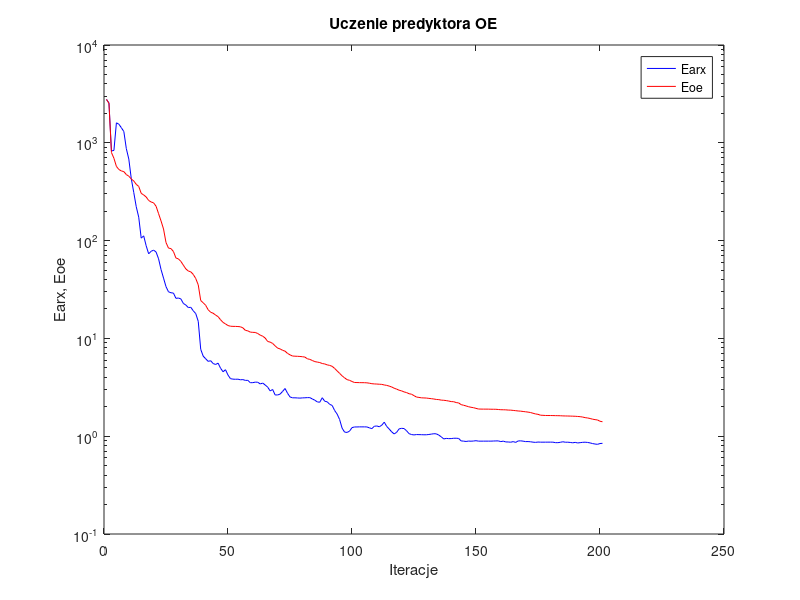
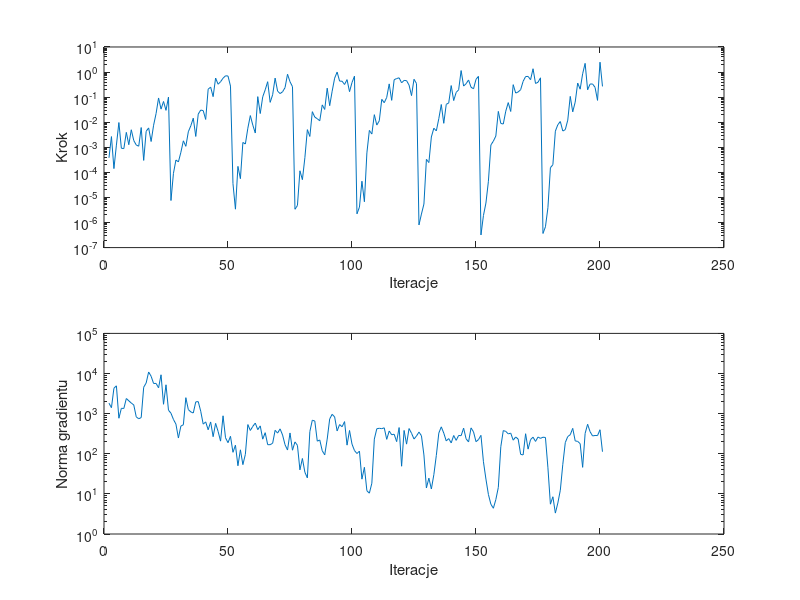

MATLAB code for these plots, in order:
%uczenie predyktora oe
clear all;
n=0; farx(n+1)=2.775263e+003; foe(n+1)=2.775666e+003; wspucz(n+1)=0.000000e+000; ng(n+1)=0.000000e+000;
%odnowa zmiennej metryki
n=1; farx(n+1)=2.552730e+003; foe(n+1)=2.536157e+003; krok(n+1)=3.812452e-004; ng(n+1)=1.823258e+003;
n=2; farx(n+1)=8.257087e+002; foe(n+1)=7.960499e+002; krok(n+1)=2.673171e-003; ng(n+1)=1.407142e+003;
n=3; farx(n+1)=8.359334e+002; foe(n+1)=6.942921e+002; krok(n+1)=1.414149e-004; ng(n+1)=4.295624e+003;
n=4; farx(n+1)=1.600739e+003; foe(n+1)=5.739187e+002; krok(n+1)=1.222281e-003; ng(n+1)=4.931265e+003;
n=5; farx(n+1)=1.548636e+003; foe(n+1)=5.331706e+002; krok(n+1)=9.707132e-003; ng(n+1)=7.681997e+002;
n=6; farx(n+1)=1.426266e+003; foe(n+1)=5.157005e+002; krok(n+1)=9.152390e-004; ng(n+1)=1.358150e+003;
n=7; farx(n+1)=1.303495e+003; foe(n+1)=5.075662e+002; krok(n+1)=8.861138e-004; ng(n+1)=1.345950e+003;
n=8; farx(n+1)=8.721507e+002; foe(n+1)=4.733220e+002; krok(n+1)=3.937497e-003; ng(n+1)=2.381688e+003;
n=9; farx(n+1)=6.820726e+002; foe(n+1)=4.556607e+002; krok(n+1)=1.265711e-003; ng(n+1)=2.087006e+003;
n=10; farx(n+1)=4.294104e+002; foe(n+1)=4.266353e+002; krok(n+1)=5.000456e-003; ng(n+1)=1.837982e+003;
n=11; farx(n+1)=3.104005e+002; foe(n+1)=4.071985e+002; krok(n+1)=1.860699e-003; ng(n+1)=1.647663e+003;
n=12; farx(n+1)=2.221359e+002; foe(n+1)=3.760540e+002; krok(n+1)=1.236155e-003; ng(n+1)=8.315878e+002;
n=13; farx(n+1)=1.736097e+002; foe(n+1)=3.582515e+002; krok(n+1)=1.104943e-003; ng(n+1)=7.448302e+002;
n=14; farx(n+1)=1.060177e+002; foe(n+1)=3.042753e+002; krok(n+1)=6.130766e-003; ng(n+1)=7.967851e+002;
n=15; farx(n+1)=1.118374e+002; foe(n+1)=2.928240e+002; krok(n+1)=3.000226e-004; ng(n+1)=4.543661e+003;
n=16; farx(n+1)=8.860327e+001; foe(n+1)=2.795029e+002; krok(n+1)=4.346286e-003; ng(n+1)=5.814569e+003;
n=17; farx(n+1)=7.332181e+001; foe(n+1)=2.572686e+002; krok(n+1)=5.915528e-003; ng(n+1)=1.092335e+004;
n=18; farx(n+1)=7.772320e+001; foe(n+1)=2.482812e+002; krok(n+1)=1.700633e-003; ng(n+1)=8.533987e+003;
n=19; farx(n+1)=7.997988e+001; foe(n+1)=2.432631e+002; krok(n+1)=7.591652e-003; ng(n+1)=5.646014e+003;
n=20; farx(n+1)=7.635634e+001; foe(n+1)=2.245211e+002; krok(n+1)=2.223039e-002; ng(n+1)=5.664597e+003;
n=21; farx(n+1)=6.519269e+001; foe(n+1)=1.886913e+002; krok(n+1)=9.267410e-002; ng(n+1)=4.403719e+003;
n=22; farx(n+1)=5.061773e+001; foe(n+1)=1.588083e+002; krok(n+1)=3.323730e-002; ng(n+1)=9.295502e+003;
n=23; farx(n+1)=4.137454e+001; foe(n+1)=1.314665e+002; krok(n+1)=6.706589e-002; ng(n+1)=1.712331e+003;
n=24; farx(n+1)=3.383484e+001; foe(n+1)=9.561471e+001; krok(n+1)=2.972664e-002; ng(n+1)=5.234936e+003;
n=25; farx(n+1)=2.996801e+001; foe(n+1)=8.381935e+001; krok(n+1)=1.008497e-001; ng(n+1)=1.219673e+003;
%odnowa zmiennej metryki
n=26; farx(n+1)=2.928460e+001; foe(n+1)=8.286329e+001; krok(n+1)=7.535405e-006; ng(n+1)=1.024485e+003;
n=27; farx(n+1)=2.907201e+001; foe(n+1)=7.734828e+001; krok(n+1)=9.144347e-005; ng(n+1)=7.169560e+002;
n=28; farx(n+1)=2.567449e+001; foe(n+1)=6.641802e+001; krok(n+1)=3.106177e-004; ng(n+1)=5.487273e+002;
n=29; farx(n+1)=2.588068e+001; foe(n+1)=6.503172e+001; krok(n+1)=2.609151e-004; ng(n+1)=2.467195e+002;
n=30; farx(n+1)=2.531674e+001; foe(n+1)=6.128150e+001; krok(n+1)=6.326141e-004; ng(n+1)=4.904333e+002;
n=31; farx(n+1)=2.278102e+001; foe(n+1)=5.604959e+001; krok(n+1)=1.810600e-003; ng(n+1)=5.273949e+002;
n=32; farx(n+1)=2.191911e+001; foe(n+1)=5.136555e+001; krok(n+1)=1.093065e-003; ng(n+1)=2.499119e+003;
n=33; farx(n+1)=2.066919e+001; foe(n+1)=4.885528e+001; krok(n+1)=4.153710e-003; ng(n+1)=1.263817e+003;
n=34; farx(n+1)=2.079311e+001; foe(n+1)=4.791162e+001; krok(n+1)=7.191611e-003; ng(n+1)=1.102391e+003;
n=35; farx(n+1)=1.914470e+001; foe(n+1)=4.509134e+001; krok(n+1)=1.450364e-002; ng(n+1)=1.038586e+003;
n=36; farx(n+1)=1.792494e+001; foe(n+1)=4.090547e+001; krok(n+1)=2.707062e-003; ng(n+1)=1.962800e+003;
n=37; farx(n+1)=1.494939e+001; foe(n+1)=3.528928e+001; krok(n+1)=2.107682e-002; ng(n+1)=1.995086e+003;
n=38; farx(n+1)=7.731869e+000; foe(n+1)=2.438672e+001; krok(n+1)=3.050527e-002; ng(n+1)=1.148668e+003;
n=39; farx(n+1)=6.583927e+000; foe(n+1)=2.312114e+001; krok(n+1)=2.900728e-002; ng(n+1)=5.478858e+002;
n=40; farx(n+1)=6.189927e+000; foe(n+1)=2.179485e+001; krok(n+1)=1.290032e-002; ng(n+1)=6.228880e+002;
n=41; farx(n+1)=5.822388e+000; foe(n+1)=1.962672e+001; krok(n+1)=2.082003e-001; ng(n+1)=3.965095e+002;
n=42; farx(n+1)=5.915326e+000; foe(n+1)=1.851426e+001; krok(n+1)=2.502884e-001; ng(n+1)=6.205721e+002;
n=43; farx(n+1)=5.536206e+000; foe(n+1)=1.809815e+001; krok(n+1)=1.046893e-001; ng(n+1)=2.663961e+002;
n=44; farx(n+1)=5.411429e+000; foe(n+1)=1.731722e+001; krok(n+1)=5.779250e-001; ng(n+1)=5.722958e+002;
n=45; farx(n+1)=5.585284e+000; foe(n+1)=1.669019e+001; krok(n+1)=3.268918e-001; ng(n+1)=3.619874e+002;
n=46; farx(n+1)=4.955080e+000; foe(n+1)=1.550515e+001; krok(n+1)=4.126070e-001; ng(n+1)=2.064460e+002;
n=47; farx(n+1)=4.562695e+000; foe(n+1)=1.458058e+001; krok(n+1)=5.683253e-001; ng(n+1)=8.831792e+002;
n=48; farx(n+1)=4.785208e+000; foe(n+1)=1.405421e+001; krok(n+1)=7.101669e-001; ng(n+1)=2.499791e+002;
n=49; farx(n+1)=4.216931e+000; foe(n+1)=1.353522e+001; krok(n+1)=6.954939e-001; ng(n+1)=1.886918e+002;
n=50; farx(n+1)=3.874587e+000; foe(n+1)=1.331975e+001; krok(n+1)=2.760258e-001; ng(n+1)=2.722199e+002;
%odnowa zmiennej metryki
n=51; farx(n+1)=3.832565e+000; foe(n+1)=1.327555e+001; krok(n+1)=3.577324e-005; ng(n+1)=1.087164e+002;
n=52; farx(n+1)=3.820713e+000; foe(n+1)=1.326474e+001; krok(n+1)=3.403857e-006; ng(n+1)=1.635699e+002;
n=53; farx(n+1)=3.829435e+000; foe(n+1)=1.322414e+001; krok(n+1)=1.733806e-004; ng(n+1)=5.025378e+001;
n=54; farx(n+1)=3.775028e+000; foe(n+1)=1.314775e+001; krok(n+1)=5.600465e-005; ng(n+1)=1.253558e+002;
n=55; farx(n+1)=3.791408e+000; foe(n+1)=1.282390e+001; krok(n+1)=1.561071e-003; ng(n+1)=5.358685e+001;
n=56; farx(n+1)=3.721273e+000; foe(n+1)=1.209290e+001; krok(n+1)=1.350546e-003; ng(n+1)=9.663555e+001;
n=57; farx(n+1)=3.724818e+000; foe(n+1)=1.193994e+001; krok(n+1)=5.767896e-003; ng(n+1)=5.339883e+002;
n=58; farx(n+1)=3.524164e+000; foe(n+1)=1.159515e+001; krok(n+1)=1.840296e-002; ng(n+1)=3.802285e+002;
n=59; farx(n+1)=3.528031e+000; foe(n+1)=1.153327e+001; krok(n+1)=7.671715e-003; ng(n+1)=4.817756e+002;
n=60; farx(n+1)=3.571441e+000; foe(n+1)=1.150457e+001; krok(n+1)=3.704626e-003; ng(n+1)=5.819031e+002;
n=61; farx(n+1)=3.563335e+000; foe(n+1)=1.121415e+001; krok(n+1)=1.046893e-001; ng(n+1)=3.984953e+002;
n=62; farx(n+1)=3.421440e+000; foe(n+1)=1.080045e+001; krok(n+1)=2.219272e-002; ng(n+1)=4.953116e+002;
n=63; farx(n+1)=3.494374e+000; foe(n+1)=1.053168e+001; krok(n+1)=1.028567e-001; ng(n+1)=2.313173e+002;
n=64; farx(n+1)=3.338703e+000; foe(n+1)=1.008113e+001; krok(n+1)=1.958039e-001; ng(n+1)=3.353332e+002;
n=65; farx(n+1)=3.173147e+000; foe(n+1)=9.299787e+000; krok(n+1)=4.128102e-001; ng(n+1)=1.682211e+002;
n=66; farx(n+1)=2.904328e+000; foe(n+1)=9.169136e+000; krok(n+1)=6.193139e-002; ng(n+1)=1.684553e+002;
n=67; farx(n+1)=3.004204e+000; foe(n+1)=8.879908e+000; krok(n+1)=1.243530e-001; ng(n+1)=1.827491e+002;
n=68; farx(n+1)=2.641729e+000; foe(n+1)=8.394066e+000; krok(n+1)=5.738785e-001; ng(n+1)=3.838797e+002;
n=69; farx(n+1)=2.640321e+000; foe(n+1)=7.953341e+000; krok(n+1)=1.732520e-001; ng(n+1)=3.272065e+002;
n=70; farx(n+1)=2.693215e+000; foe(n+1)=7.812644e+000; krok(n+1)=1.387085e-001; ng(n+1)=4.175995e+002;
n=71; farx(n+1)=2.868352e+000; foe(n+1)=7.559269e+000; krok(n+1)=1.634459e-001; ng(n+1)=2.933293e+002;
n=72; farx(n+1)=3.074960e+000; foe(n+1)=7.407065e+000; krok(n+1)=2.393567e-001; ng(n+1)=1.677171e+002;
n=73; farx(n+1)=2.750013e+000; foe(n+1)=7.025154e+000; krok(n+1)=8.179879e-001; ng(n+1)=1.238668e+002;
n=74; farx(n+1)=2.521482e+000; foe(n+1)=6.792142e+000; krok(n+1)=4.126070e-001; ng(n+1)=3.301145e+002;
n=75; farx(n+1)=2.469442e+000; foe(n+1)=6.606612e+000; krok(n+1)=2.617897e-001; ng(n+1)=1.226377e+002;
%odnowa zmiennej metryki
n=76; farx(n+1)=2.469175e+000; foe(n+1)=6.577116e+000; krok(n+1)=3.377916e-006; ng(n+1)=1.973412e+002;
n=77; farx(n+1)=2.461047e+000; foe(n+1)=6.561403e+000; krok(n+1)=4.777908e-006; ng(n+1)=1.616416e+002;
n=78; farx(n+1)=2.451592e+000; foe(n+1)=6.537050e+000; krok(n+1)=1.156138e-004; ng(n+1)=3.971202e+001;
n=79; farx(n+1)=2.464885e+000; foe(n+1)=6.499590e+000; krok(n+1)=5.111781e-005; ng(n+1)=7.629709e+001;
n=80; farx(n+1)=2.470479e+000; foe(n+1)=6.443093e+000; krok(n+1)=3.870231e-004; ng(n+1)=3.455932e+001;
n=81; farx(n+1)=2.480132e+000; foe(n+1)=6.187376e+000; krok(n+1)=5.060913e-003; ng(n+1)=2.503411e+001;
n=82; farx(n+1)=2.479740e+000; foe(n+1)=6.102424e+000; krok(n+1)=2.701093e-003; ng(n+1)=3.573067e+002;
n=83; farx(n+1)=2.403735e+000; foe(n+1)=5.944333e+000; krok(n+1)=2.633285e-002; ng(n+1)=6.869926e+002;
n=84; farx(n+1)=2.334481e+000; foe(n+1)=5.790470e+000; krok(n+1)=1.596002e-002; ng(n+1)=6.529419e+002;
n=85; farx(n+1)=2.243181e+000; foe(n+1)=5.728184e+000; krok(n+1)=1.376948e-002; ng(n+1)=2.060291e+002;
n=86; farx(n+1)=2.224549e+000; foe(n+1)=5.663511e+000; krok(n+1)=1.142218e-002; ng(n+1)=2.208703e+002;
n=87; farx(n+1)=2.474071e+000; foe(n+1)=5.536641e+000; krok(n+1)=4.904612e-002; ng(n+1)=1.187983e+002;
n=88; farx(n+1)=2.277989e+000; foe(n+1)=5.480728e+000; krok(n+1)=3.229291e-002; ng(n+1)=9.393419e+001;
n=89; farx(n+1)=2.246581e+000; foe(n+1)=5.361600e+000; krok(n+1)=2.278082e-001; ng(n+1)=2.320288e+002;
n=90; farx(n+1)=2.117836e+000; foe(n+1)=5.297103e+000; krok(n+1)=4.568872e-002; ng(n+1)=7.378797e+002;
n=91; farx(n+1)=2.063877e+000; foe(n+1)=5.182956e+000; krok(n+1)=1.728230e-001; ng(n+1)=9.618478e+002;
n=92; farx(n+1)=1.831001e+000; foe(n+1)=4.932281e+000; krok(n+1)=5.714050e-001; ng(n+1)=8.280177e+002;
n=93; farx(n+1)=1.684268e+000; foe(n+1)=4.652949e+000; krok(n+1)=9.985387e-001; ng(n+1)=3.703049e+002;
n=94; farx(n+1)=1.482205e+000; foe(n+1)=4.392629e+000; krok(n+1)=4.363377e-001; ng(n+1)=5.344083e+002;
n=95; farx(n+1)=1.210195e+000; foe(n+1)=4.143671e+000; krok(n+1)=4.310227e-001; ng(n+1)=4.712016e+002;
n=96; farx(n+1)=1.101845e+000; foe(n+1)=3.953019e+000; krok(n+1)=3.200292e-001; ng(n+1)=6.332764e+002;
n=97; farx(n+1)=1.093117e+000; foe(n+1)=3.788907e+000; krok(n+1)=4.995470e-001; ng(n+1)=1.640455e+002;
n=98; farx(n+1)=1.125563e+000; foe(n+1)=3.727751e+000; krok(n+1)=1.653712e-001; ng(n+1)=3.805598e+002;
n=99; farx(n+1)=1.224054e+000; foe(n+1)=3.625740e+000; krok(n+1)=3.827775e-001; ng(n+1)=1.738453e+002;
n=100; farx(n+1)=1.242875e+000; foe(n+1)=3.541204e+000; krok(n+1)=6.871474e-001; ng(n+1)=1.202613e+002;
%odnowa zmiennej metryki
n=101; farx(n+1)=1.243236e+000; foe(n+1)=3.537178e+000; krok(n+1)=2.221900e-006; ng(n+1)=1.013172e+002;
n=102; farx(n+1)=1.246052e+000; foe(n+1)=3.529740e+000; krok(n+1)=4.102630e-006; ng(n+1)=1.162438e+002;
n=103; farx(n+1)=1.245686e+000; foe(n+1)=3.526699e+000; krok(n+1)=4.438276e-005; ng(n+1)=2.328663e+001;
n=104; farx(n+1)=1.245615e+000; foe(n+1)=3.524781e+000; krok(n+1)=6.742385e-006; ng(n+1)=4.601943e+001;
n=105; farx(n+1)=1.244141e+000; foe(n+1)=3.513786e+000; krok(n+1)=5.978895e-004; ng(n+1)=1.197955e+001;
n=106; farx(n+1)=1.217815e+000; foe(n+1)=3.482805e+000; krok(n+1)=4.708571e-003; ng(n+1)=1.041626e+001;
n=107; farx(n+1)=1.195878e+000; foe(n+1)=3.443208e+000; krok(n+1)=3.376031e-003; ng(n+1)=1.842238e+001;
n=108; farx(n+1)=1.263531e+000; foe(n+1)=3.424559e+000; krok(n+1)=2.000182e-002; ng(n+1)=2.320295e+002;
n=109; farx(n+1)=1.272909e+000; foe(n+1)=3.414500e+000; krok(n+1)=7.680234e-003; ng(n+1)=4.202499e+002;
n=110; farx(n+1)=1.248838e+000; foe(n+1)=3.399816e+000; krok(n+1)=1.142218e-002; ng(n+1)=4.314743e+002;
n=111; farx(n+1)=1.294759e+000; foe(n+1)=3.388922e+000; krok(n+1)=8.172294e-002; ng(n+1)=4.219805e+002;
n=112; farx(n+1)=1.392179e+000; foe(n+1)=3.341881e+000; krok(n+1)=5.983917e-002; ng(n+1)=4.429911e+002;
n=113; farx(n+1)=1.257980e+000; foe(n+1)=3.307872e+000; krok(n+1)=9.790078e-002; ng(n+1)=2.288725e+002;
n=114; farx(n+1)=1.184888e+000; foe(n+1)=3.254176e+000; krok(n+1)=3.375584e-001; ng(n+1)=3.686933e+002;
n=115; farx(n+1)=1.107370e+000; foe(n+1)=3.186615e+000; krok(n+1)=7.445763e-002; ng(n+1)=2.972681e+002;
n=116; farx(n+1)=1.054799e+000; foe(n+1)=3.094671e+000; krok(n+1)=4.951781e-001; ng(n+1)=3.071050e+002;
n=117; farx(n+1)=1.095892e+000; foe(n+1)=3.029887e+000; krok(n+1)=5.520515e-001; ng(n+1)=2.005457e+002;
n=118; farx(n+1)=1.188901e+000; foe(n+1)=2.952625e+000; krok(n+1)=5.885355e-001; ng(n+1)=4.499598e+002;
n=119; farx(n+1)=1.203925e+000; foe(n+1)=2.906484e+000; krok(n+1)=3.730916e-001; ng(n+1)=4.890540e+001;
n=120; farx(n+1)=1.197146e+000; foe(n+1)=2.837193e+000; krok(n+1)=4.635137e-001; ng(n+1)=3.812304e+002;
n=121; farx(n+1)=1.136727e+000; foe(n+1)=2.793954e+000; krok(n+1)=4.556164e-001; ng(n+1)=1.738504e+002;
n=122; farx(n+1)=1.062079e+000; foe(n+1)=2.718785e+000; krok(n+1)=3.023171e-001; ng(n+1)=4.251948e+002;
n=123; farx(n+1)=1.039958e+000; foe(n+1)=2.687744e+000; krok(n+1)=1.150668e-001; ng(n+1)=3.242441e+002;
n=124; farx(n+1)=1.030379e+000; foe(n+1)=2.597760e+000; krok(n+1)=5.154350e-001; ng(n+1)=2.331785e+002;
n=125; farx(n+1)=1.039463e+000; foe(n+1)=2.514350e+000; krok(n+1)=3.505976e-001; ng(n+1)=2.767466e+002;
%odnowa zmiennej metryki
n=126; farx(n+1)=1.037826e+000; foe(n+1)=2.492191e+000; krok(n+1)=8.015171e-007; ng(n+1)=3.472161e+002;
n=127; farx(n+1)=1.036281e+000; foe(n+1)=2.468686e+000; krok(n+1)=2.180002e-006; ng(n+1)=2.812987e+002;
n=128; farx(n+1)=1.033863e+000; foe(n+1)=2.461868e+000; krok(n+1)=5.456206e-006; ng(n+1)=9.331088e+001;
n=129; farx(n+1)=1.034424e+000; foe(n+1)=2.455511e+000; krok(n+1)=3.301872e-004; ng(n+1)=1.402353e+001;
n=130; farx(n+1)=1.041418e+000; foe(n+1)=2.435381e+000; krok(n+1)=2.460936e-004; ng(n+1)=2.467460e+001;
n=131; farx(n+1)=1.050535e+000; foe(n+1)=2.420329e+000; krok(n+1)=2.583925e-003; ng(n+1)=1.322865e+001;
n=132; farx(n+1)=1.060461e+000; foe(n+1)=2.400514e+000; krok(n+1)=5.767896e-003; ng(n+1)=3.009700e+001;
n=133; farx(n+1)=1.056960e+000; foe(n+1)=2.376006e+000; krok(n+1)=4.505183e-003; ng(n+1)=9.089582e+001;
n=134; farx(n+1)=1.025909e+000; foe(n+1)=2.366141e+000; krok(n+1)=1.388291e-002; ng(n+1)=3.271039e+002;
n=135; farx(n+1)=9.847349e-001; foe(n+1)=2.338074e+000; krok(n+1)=5.079872e-002; ng(n+1)=4.685628e+002;
n=136; farx(n+1)=9.374275e-001; foe(n+1)=2.329788e+000; krok(n+1)=9.045235e-003; ng(n+1)=3.272817e+002;
n=137; farx(n+1)=9.497589e-001; foe(n+1)=2.313103e+000; krok(n+1)=5.160128e-002; ng(n+1)=2.092132e+002;
n=138; farx(n+1)=9.446354e-001; foe(n+1)=2.288059e+000; krok(n+1)=5.883374e-002; ng(n+1)=2.389226e+002;
n=139; farx(n+1)=9.456747e-001; foe(n+1)=2.258930e+000; krok(n+1)=2.894475e-001; ng(n+1)=1.863322e+002;
n=140; farx(n+1)=9.527116e-001; foe(n+1)=2.252830e+000; krok(n+1)=7.302728e-002; ng(n+1)=2.851664e+002;
n=141; farx(n+1)=9.533954e-001; foe(n+1)=2.208116e+000; krok(n+1)=1.541897e-001; ng(n+1)=2.157460e+002;
n=142; farx(n+1)=9.487213e-001; foe(n+1)=2.189021e+000; krok(n+1)=1.961845e-001; ng(n+1)=2.863220e+002;
n=143; farx(n+1)=8.954969e-001; foe(n+1)=2.103289e+000; krok(n+1)=1.147757e+000; ng(n+1)=2.821264e+002;
n=144; farx(n+1)=8.903158e-001; foe(n+1)=2.071895e+000; krok(n+1)=2.762929e-001; ng(n+1)=4.347428e+002;
n=145; farx(n+1)=8.835013e-001; foe(n+1)=2.039339e+000; krok(n+1)=3.427774e-001; ng(n+1)=2.364766e+002;
n=146; farx(n+1)=8.917554e-001; foe(n+1)=2.001737e+000; krok(n+1)=4.837349e-001; ng(n+1)=1.970167e+002;
n=147; farx(n+1)=8.888881e-001; foe(n+1)=1.975446e+000; krok(n+1)=2.475890e-001; ng(n+1)=4.412794e+002;
n=148; farx(n+1)=8.927746e-001; foe(n+1)=1.956668e+000; krok(n+1)=2.152723e-001; ng(n+1)=3.508674e+002;
n=149; farx(n+1)=8.998827e-001; foe(n+1)=1.925696e+000; krok(n+1)=5.126125e-001; ng(n+1)=2.001339e+002;
n=150; farx(n+1)=8.902141e-001; foe(n+1)=1.896649e+000; krok(n+1)=6.744582e-001; ng(n+1)=2.255074e+002;
%odnowa zmiennej metryki
n=151; farx(n+1)=8.901032e-001; foe(n+1)=1.893320e+000; krok(n+1)=3.195283e-007; ng(n+1)=2.874234e+002;
n=152; farx(n+1)=8.902404e-001; foe(n+1)=1.891982e+000; krok(n+1)=1.904561e-006; ng(n+1)=6.320259e+001;
n=153; farx(n+1)=8.905665e-001; foe(n+1)=1.891621e+000; krok(n+1)=5.973165e-006; ng(n+1)=2.342611e+001;
n=154; farx(n+1)=8.905883e-001; foe(n+1)=1.891188e+000; krok(n+1)=4.412088e-005; ng(n+1)=9.680300e+000;
n=155; farx(n+1)=8.903422e-001; foe(n+1)=1.887364e+000; krok(n+1)=1.237443e-003; ng(n+1)=5.518597e+000;
n=156; farx(n+1)=8.927038e-001; foe(n+1)=1.886026e+000; krok(n+1)=1.758026e-003; ng(n+1)=4.384871e+000;
n=157; farx(n+1)=8.948032e-001; foe(n+1)=1.884849e+000; krok(n+1)=2.818159e-003; ng(n+1)=7.228044e+000;
n=158; farx(n+1)=8.954619e-001; foe(n+1)=1.875133e+000; krok(n+1)=2.698544e-002; ng(n+1)=1.448566e+001;
n=159; farx(n+1)=8.807412e-001; foe(n+1)=1.865645e+000; krok(n+1)=8.963267e-003; ng(n+1)=1.496222e+002;
n=160; farx(n+1)=8.902796e-001; foe(n+1)=1.863422e+000; krok(n+1)=8.471180e-003; ng(n+1)=3.781176e+002;
n=161; farx(n+1)=8.739504e-001; foe(n+1)=1.860253e+000; krok(n+1)=2.757245e-002; ng(n+1)=3.609015e+002;
n=162; farx(n+1)=8.730620e-001; foe(n+1)=1.850110e+000; krok(n+1)=6.053393e-002; ng(n+1)=3.129294e+002;
n=163; farx(n+1)=8.678833e-001; foe(n+1)=1.847220e+000; krok(n+1)=2.679765e-002; ng(n+1)=3.264977e+002;
n=164; farx(n+1)=8.807120e-001; foe(n+1)=1.835230e+000; krok(n+1)=3.145377e-001; ng(n+1)=2.181190e+002;
n=165; farx(n+1)=8.639743e-001; foe(n+1)=1.823940e+000; krok(n+1)=1.455442e-001; ng(n+1)=2.615910e+002;
n=166; farx(n+1)=8.946275e-001; foe(n+1)=1.811242e+000; krok(n+1)=1.607119e-001; ng(n+1)=2.327580e+002;
n=167; farx(n+1)=8.965828e-001; foe(n+1)=1.803340e+000; krok(n+1)=1.981883e-001; ng(n+1)=9.672692e+001;
n=168; farx(n+1)=8.900078e-001; foe(n+1)=1.789581e+000; krok(n+1)=4.268310e-001; ng(n+1)=9.345828e+001;
n=169; farx(n+1)=8.806683e-001; foe(n+1)=1.777032e+000; krok(n+1)=6.620810e-001; ng(n+1)=3.155832e+002;
n=170; farx(n+1)=8.815460e-001; foe(n+1)=1.763233e+000; krok(n+1)=6.709302e-001; ng(n+1)=1.304575e+002;
n=171; farx(n+1)=8.769473e-001; foe(n+1)=1.745876e+000; krok(n+1)=4.953016e-001; ng(n+1)=2.255108e+002;
n=172; farx(n+1)=8.690965e-001; foe(n+1)=1.715968e+000; krok(n+1)=1.355274e+000; ng(n+1)=2.589080e+002;
n=173; farx(n+1)=8.647980e-001; foe(n+1)=1.689370e+000; krok(n+1)=3.510640e-001; ng(n+1)=2.031401e+002;
n=174; farx(n+1)=8.717673e-001; foe(n+1)=1.673595e+000; krok(n+1)=3.916031e-001; ng(n+1)=2.611492e+002;
n=175; farx(n+1)=8.689297e-001; foe(n+1)=1.639750e+000; krok(n+1)=5.896462e-001; ng(n+1)=2.418235e+002;
%odnowa zmiennej metryki
n=176; farx(n+1)=8.689743e-001; foe(n+1)=1.634859e+000; krok(n+1)=3.654223e-007; ng(n+1)=2.586701e+002;
n=177; farx(n+1)=8.690320e-001; foe(n+1)=1.628701e+000; krok(n+1)=6.765480e-007; ng(n+1)=2.546768e+002;
n=178; farx(n+1)=8.695049e-001; foe(n+1)=1.627624e+000; krok(n+1)=3.920421e-006; ng(n+1)=4.462531e+001;
n=179; farx(n+1)=8.694524e-001; foe(n+1)=1.627276e+000; krok(n+1)=1.540600e-004; ng(n+1)=5.537196e+000;
n=180; farx(n+1)=8.694484e-001; foe(n+1)=1.625836e+000; krok(n+1)=2.014683e-004; ng(n+1)=8.479278e+000;
n=181; farx(n+1)=8.593831e-001; foe(n+1)=1.622793e+000; krok(n+1)=4.403244e-003; ng(n+1)=3.320798e+000;
n=182; farx(n+1)=8.589208e-001; foe(n+1)=1.621399e+000; krok(n+1)=7.981858e-003; ng(n+1)=5.920891e+000;
n=183; farx(n+1)=8.660768e-001; foe(n+1)=1.618911e+000; krok(n+1)=1.064021e-002; ng(n+1)=1.236002e+001;
n=184; farx(n+1)=8.776497e-001; foe(n+1)=1.613318e+000; krok(n+1)=4.445667e-003; ng(n+1)=5.460316e+001;
n=185; farx(n+1)=8.677029e-001; foe(n+1)=1.610472e+000; krok(n+1)=5.062842e-003; ng(n+1)=1.899326e+002;
n=186; farx(n+1)=8.683398e-001; foe(n+1)=1.608623e+000; krok(n+1)=1.210728e-002; ng(n+1)=2.687691e+002;
n=187; farx(n+1)=8.632435e-001; foe(n+1)=1.605735e+000; krok(n+1)=1.071906e-001; ng(n+1)=2.975207e+002;
n=188; farx(n+1)=8.561098e-001; foe(n+1)=1.602359e+000; krok(n+1)=2.594061e-002; ng(n+1)=4.298974e+002;
n=189; farx(n+1)=8.648892e-001; foe(n+1)=1.599010e+000; krok(n+1)=6.357754e-002; ng(n+1)=2.093308e+002;
n=190; farx(n+1)=8.530775e-001; foe(n+1)=1.591596e+000; krok(n+1)=3.644735e-001; ng(n+1)=2.032856e+002;
n=191; farx(n+1)=8.594430e-001; foe(n+1)=1.584440e+000; krok(n+1)=2.073757e-001; ng(n+1)=1.783536e+002;
n=192; farx(n+1)=8.654784e-001; foe(n+1)=1.569755e+000; krok(n+1)=8.535981e-001; ng(n+1)=4.586119e+001;
n=193; farx(n+1)=8.683604e-001; foe(n+1)=1.548508e+000; krok(n+1)=2.222735e+000; ng(n+1)=3.214551e+002;
n=194; farx(n+1)=8.633187e-001; foe(n+1)=1.536165e+000; krok(n+1)=1.961845e-001; ng(n+1)=5.431810e+002;
n=195; farx(n+1)=8.540271e-001; foe(n+1)=1.517165e+000; krok(n+1)=3.319551e-001; ng(n+1)=3.549415e+002;
n=196; farx(n+1)=8.409038e-001; foe(n+1)=1.493175e+000; krok(n+1)=3.354651e-001; ng(n+1)=2.781479e+002;
n=197; farx(n+1)=8.317441e-001; foe(n+1)=1.477809e+000; krok(n+1)=2.457675e-001; ng(n+1)=2.854834e+002;
n=198; farx(n+1)=8.257962e-001; foe(n+1)=1.465274e+000; krok(n+1)=7.424094e-002; ng(n+1)=2.838484e+002;
n=199; farx(n+1)=8.416737e-001; foe(n+1)=1.421815e+000; krok(n+1)=2.473288e+000; ng(n+1)=3.969223e+002;
n=200; farx(n+1)=8.453572e-001; foe(n+1)=1.405382e+000; krok(n+1)=2.677938e-001; ng(n+1)=1.124100e+002;

figure; semilogy(farx,'b'); hold on; semilogy(foe,'r'); xlabel('Iteracje'); ylabel('Earx, Eoe'); legend('Earx','Eoe'); title('Uczenie predyktora OE');
figure; subplot(2,1,1); semilogy(krok); xlabel('Iteracje'); ylabel('Krok');
subplot(2,1,2); semilogy(ng); xlabel('Iteracje'); ylabel('Norma gradientu');
Earx=farx(n+1)
Eoe=foe(n+1)
